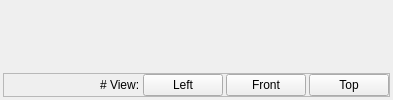
      <widget class="QWidget" name="tab_3D">
       <attribute name="title">
        <string>3D</string>
       </attribute>
       <layout class="QVBoxLayout" name="verticalLayout_5">
        <property name="spacing">
         <number>0</number>
        </property>
        <property name="leftMargin">
         <number>3</number>
        </property>
        <property name="topMargin">
         <number>3</number>
        </property>
        <property name="rightMargin">
         <number>3</number>
        </property>
        <property name="bottomMargin">
         <number>3</number>
        </property>
        <item>
         <widget class="GLWidget" name="glwidget_main_view" native="true">
          <property name="sizePolicy">
           <sizepolicy hsizetype="Preferred" vsizetype="Expanding">
            <horstretch>0</horstretch>
            <verstretch>0</verstretch>
           </sizepolicy>
          </property>
          <property name="cursor">
           <cursorShape>SizeAllCursor</cursorShape>
          </property>
         </widget>
        </item>
        <item>
         <widget class="QFrame" name="frame_3dviewnav">
          <property name="frameShape">
           <enum>QFrame::StyledPanel</enum>
          </property>
          <property name="frameShadow">
           <enum>QFrame::Raised</enum>
          </property>
          <layout class="QHBoxLayout" name="horizontalLayout">
           <property name="spacing">
            <number>3</number>
           </property>
           <property name="leftMargin">
            <number>0</number>
           </property>
           <property name="topMargin">
            <number>0</number>
           </property>
           <property name="rightMargin">
            <number>0</number>
           </property>
           <property name="bottomMargin">
            <number>0</number>
           </property>
           <item>
            <widget class="QLabel" name="label_keys">
             <property name="minimumSize">
              <size>
               <width>40</width>
               <height>0</height>
              </size>
             </property>
             <property name="maximumSize">
              <size>
               <width>40</width>
               <height>16777215</height>
              </size>
             </property>
             <property name="text">
              <string/>
             </property>
             <property name="alignment">
              <set>Qt::AlignCenter</set>
             </property>
            </widget>
           </item>
           <item>
            <widget class="QLabel" name="label_info">
             <property name="minimumSize">
              <size>
               <width>10</width>
               <height>0</height>
              </size>
             </property>
             <property name="text">
              <string/>
             </property>
            </widget>
           </item>
           <item>
            <spacer name="horizontalSpacer">
             <property name="orientation">
              <enum>Qt::Horizontal</enum>
             </property>
             <property name="sizeHint" stdset="0">
              <size>
               <width>40</width>
               <height>20</height>
              </size>
             </property>
            </spacer>
           </item>
           <item>
            <widget class="QLabel" name="label_saveneeded">
             <property name="text">
              <string>#</string>
             </property>
            </widget>
           </item>
           <item>
            <widget class="QLabel" name="label">
             <property name="text">
              <string>View:</string>
             </property>
            </widget>
           </item>
           <item>
            <widget class="QPushButton" name="pushButton_view_x">
             <property name="text">
              <string>Left</string>
             </property>
            </widget>
           </item>
           <item>
            <widget class="QPushButton" name="pushButton_view_y">
             <property name="text">
              <string>Front</string>
             </property>
            </widget>
           </item>
           <item>
            <widget class="QPushButton" name="pushButton_view_z">
             <property name="text">
              <string>Top</string>
             </property>
            </widget>
           </item>
          </layout>
         </widget>
        </item>
       </layout>
      </widget>
